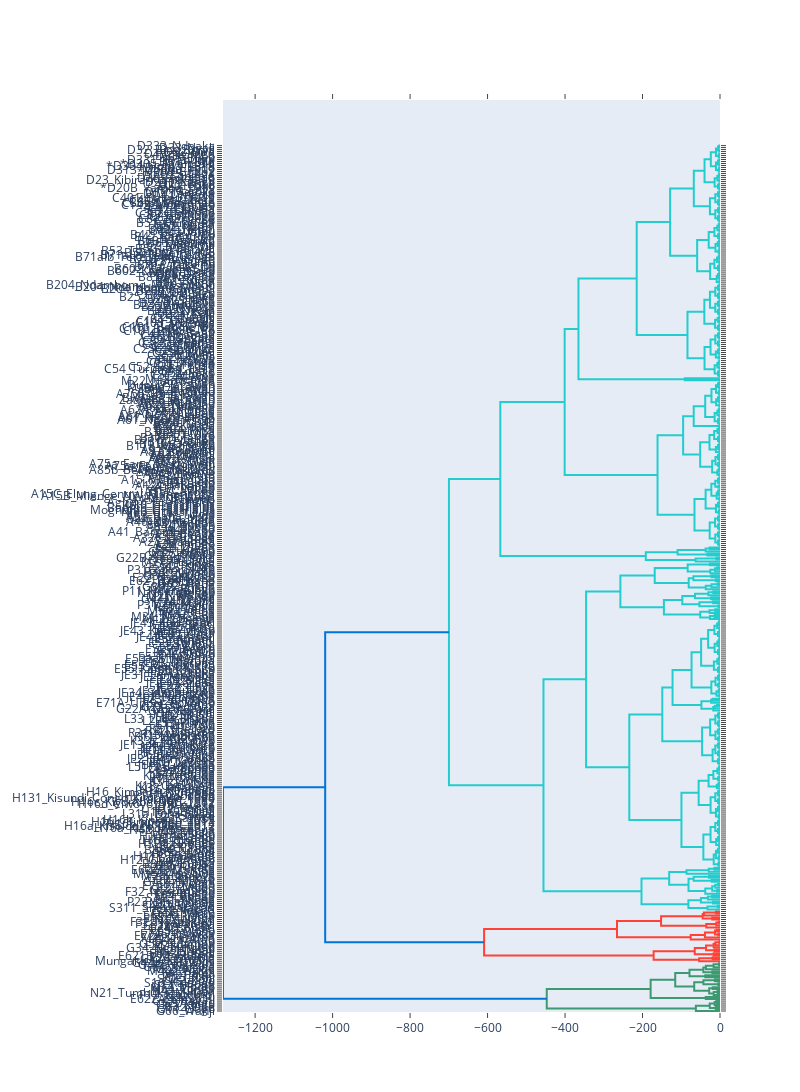

Source (notebook cell):
### Code cell
import numpy as np
#import matplotlib.pyplot as plt
import plotly.figure_factory as ff
from scipy.cluster.hierarchy import linkage

clust = linkage(np.nan_to_num(test), metric='canberra')

fig = ff.create_dendrogram(clust, orientation='right', labels=[i for i in cognate.index][1:])
fig.update_layout(width=800, height=4500)
fig.show()
